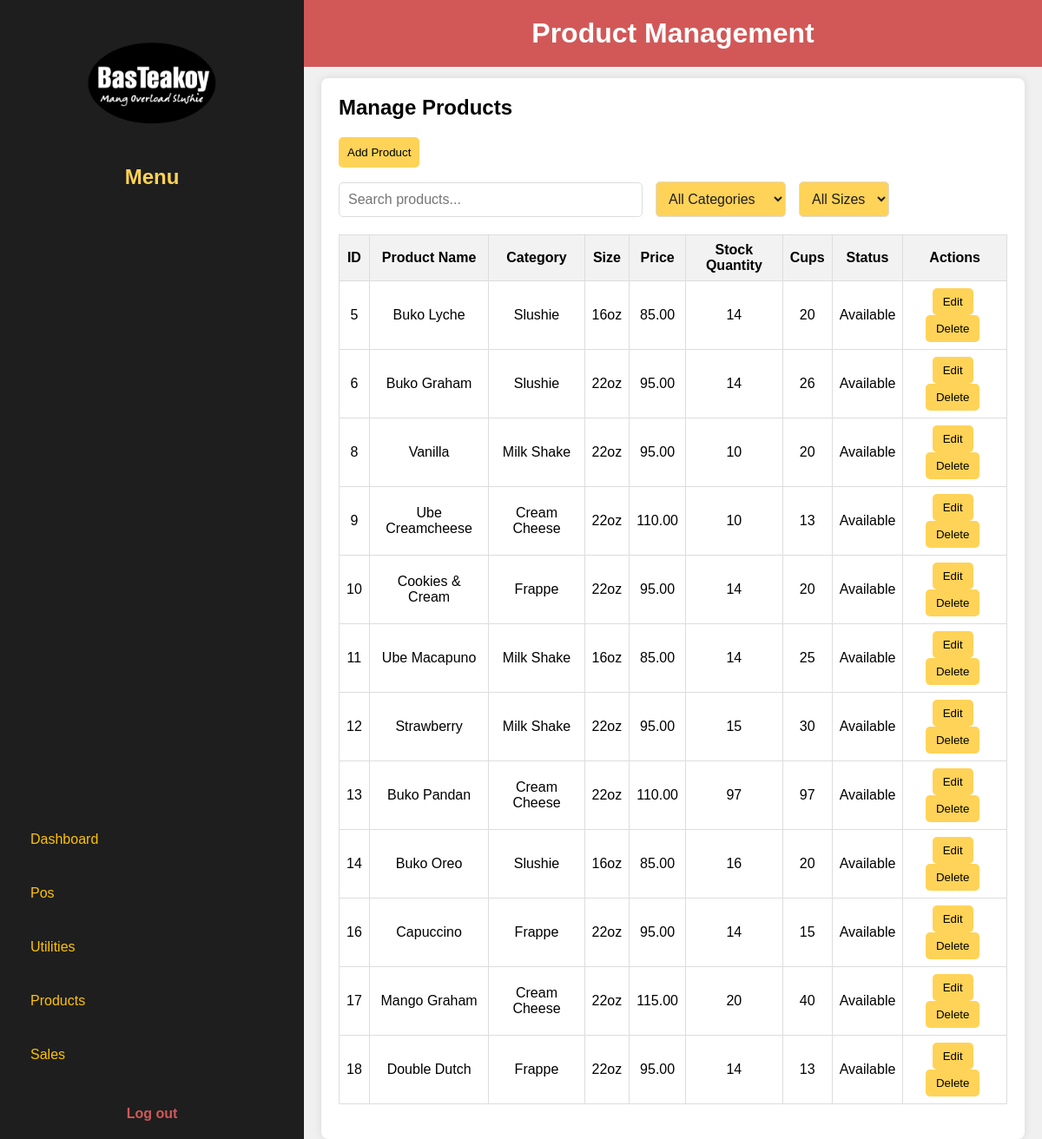
Screenshot of /bkinventory/products.php (signed in) with the database file from the repository.
### tables this page shows
CREATE TABLE `products` (
  `product_id` int(11) NOT NULL,
  `product_name` varchar(100) DEFAULT NULL,
  `product_category` varchar(50) DEFAULT NULL,
  `product_size` varchar(20) DEFAULT NULL,
  `product_selling_price` decimal(10,2) DEFAULT NULL,
  `invested_price` decimal(10,2) DEFAULT NULL,
  `product_stock_quantity` int(11) DEFAULT NULL,
  `product_cups` int(11) DEFAULT NULL,
  `product_status` enum('Available','Not Available') DEFAULT NULL,
  `product_edit_by` int(11) DEFAULT NULL,
  `product_last_edit_by` int(11) DEFAULT NULL,
  `product_last_edited` datetime DEFAULT current_timestamp(),
  `product_image` varchar(255) DEFAULT NULL
);

### bkinventory/products.php (the view, shortened to what this page needs)
<?php
$con = connection();
$query = "SELECT * FROM Products";
$products_result = mysqli_query($con, $query);
?>
<!DOCTYPE html>
<html lang="en">
<head>
    <link rel="stylesheet" href="css/products.css">
</head>
<body>
    <div class="dashboard-container">
        <aside class="sidebar">
            <div class="logo">
                <img src="img/logo.png" alt="BasTeakoy Logo">
                <h2>Menu</h2>
            </div>
            <nav>
                <ul>
                    <li><a href="admin_dashboard.php" onclick="showSection('dashboard')">Dashboard</a></li>
                    <li><a href="admin_pos.php" onclick="showSection('home')">Pos</a></li>
                    <li><a href="utilities.php" onclick="showSection('utilities')">Utilities</a></li>
                    <li><a href="products.php" onclick="showSection('products')">Products</a></li>
                    <li><a href="sales.php" onclick="showSection('sales')">Sales</a></li>
                </ul>
                <div class="logout">
                    <a href="logout.php" onclick="return confirm('Do you want to logout from this page?');">Log out</a>
                </div>
            </nav>
        </aside>
        <main class="main-content">
            <header class="dashboard-header">
                <h1>Product Management</h1>
            </header>
            <section class="dashboard-content">
                <div class="product-management">
                    <h2>Manage Products</h2>
                    <button id="addProductBtn" class="btn-add">Add Product</button>
                    <div class="search-sort-container">
                        <input type="text" id="searchBar" placeholder="Search products...">
                        <select id="categorySort">
                            <option value="">All Categories</option>
                        </select>
                        <select id="sizeSort">
                            <option value="">All Sizes</option>
                        </select>
                    </div>
                    <table id="productTable">
                        <thead>
                            <tr>
                                <th>ID</th>
                                <th>Product Name</th>
                                <th>Category</th>
                                <th>Size</th>
                                <th>Price</th>
                                <th>Stock Quantity</th>
                                <th>Cups</th>
                                <th>Status</th>
                                <th>Actions</th>
                            </tr>
                        </thead>
                        <tbody>
                        <?php while ($row = $products_result->fetch_assoc()): ?>
                                <tr>
                                    <td><?php echo htmlspecialchars($row['product_id']); ?></td>
                                    <td><?php echo htmlspecialchars($row['product_name']); ?></td>
                                    <td><?php echo htmlspecialchars($row['product_category']); ?></td>
                                    <td><?php echo htmlspecialchars($row['product_size']); ?></td>
                                    <td><?php echo htmlspecialchars($row['product_selling_price']); ?></td>
                                    <td><?php echo htmlspecialchars($row['product_stock_quantity']); ?></td>
                                    <td><?php echo htmlspecialchars($row['product_cups']); ?></td>
                                    <td><?php echo htmlspecialchars($row['product_status']); ?></td>
                                    <td>
                                        <button class="edit-btn"
                                            data-id="<?php echo $row['product_id']; ?>"
                                            data-name="<?php echo htmlspecialchars($row['product_name']); ?>"
                                            data-category="<?php echo htmlspecialchars($row['product_category']); ?>"
                                            data-size="<?php echo htmlspecialchars($row['product_size']); ?>"
                                            data-price="<?php echo htmlspecialchars($row['product_selling_price']); ?>"
                                            data-invested_price="<?php echo htmlspecialchars($row['invested_price']); ?>"
                                            data-stock="<?php echo htmlspecialchars($row['product_stock_quantity']); ?>"
                                            data-cups="<?php echo htmlspecialchars($row['product_cups']); ?>"
                                            data-status="<?php echo htmlspecialchars($row['product_status']); ?>"
                                            data-image="<?php echo htmlspecialchars($row['product_image']); ?>">
                                            Edit
                                        </button>
                                        <button class="delete-btn" data-id="<?php echo $row['product_id']; ?>">Delete</button>
                                    </td>
                                </tr>
                            <?php endwhile; ?>
                        </tbody>
                    </table>
                </div>
            </section>
        </main>
    </div>
</body>
</html>

### bkinventory/css/products.css (style rules this page uses)
* { margin: 0; padding: 0; box-sizing: border-box; }
body { font-family: 'General Sans', sans-serif; background-color: #F0F0F0; overflow: hidden; }
body { margin: 0; font-family: 'General Sans', sans-serif; }
.dashboard-container { display: flex; flex-direction: column; }
@media (min-width: 769px) { .dashboard-container { flex-direction: row; } }
.sidebar { background-color: #1E1E1E; color: #FFD357; width: 350px; height: 100%; padding: 20px; position: fixed; top: 0; left: 0; display: flex; flex-direction: column; justify-content: space-between; }
.sidebar .logo { text-align: center; }
.sidebar .logo img { width: 150px; }
.sidebar h2, .sidebar p { margin: 16px 8px; font-weight: bold; }
.sidebar nav ul { list-style: none; padding-bottom: 16px; }
.sidebar nav ul li { margin: 24px 0; transition: background-color 0.3s ease, color 0.3s ease; }
.sidebar nav ul li a { text-decoration: none; color: #FFC300; font-weight: 500; display: block; padding: 10px 15px; border-radius: 5px; transition: background-color 0.3s ease, color 0.3s ease; }
.sidebar .logout { text-align: center; }
.sidebar .logout a { color: #D25858; text-decoration: none; font-weight: bold; }
.dashboard-header { background-color: #D25858; color: white; padding: 20px; text-align: center; position: fixed; width: calc(100% - 350px); top: 0; left: 350px; z-index: 2; }
.main-content { margin-left: 350px; padding-top: 70px; flex-grow: 1; overflow-y: auto; position: relative; z-index: 1; }
.dashboard-content { height: calc(100vh - 70px); position: relative; background-size: cover; background-position: center; background-repeat: no-repeat; z-index: 1; padding: 20px; }
.edit-btn, .delete-btn { background-color: #FFD357; border: none; padding: 8px 12px; cursor: pointer; margin-right: 5px; border-radius: 5px; }
.product-management { background-color: white; padding: 20px; border-radius: 8px; box-shadow: 0 0 10px rgba(0, 0, 0, 0.1); }
.product-management h2 { margin-bottom: 20px; }
#productTable { width: 100%; border-collapse: collapse; margin-bottom: 20px; }
#productTable th, #productTable td { border: 1px solid #ddd; padding: 8px; text-align: center; }
#productTable th { background-color: #f2f2f2; }
.btn-add { background-color: #FFD357; color: #000; padding: 10px; border: none; border-radius: 5px; cursor: pointer; margin-bottom: 16px; font: weight 500px; }
input { width: 100%; padding: 10px; border: 1px solid #ddd; border-radius: 5px; }
#searchBar { padding: 10px; border: 1px solid #ddd; border-radius: 5px; width: 350px; font-size: 16px; }
.search-sort-container { display: flex; justify-content: flex-start; align-items: center; gap: 15px; margin-bottom: 20px; }
#categorySort, #sizeSort { padding: 10px; border: 1px solid #ddd; border-radius: 5px; background-color: #FFD357; color: #1E1E1E; font-size: 16px; cursor: pointer; }
#categorySort option, #sizeSort option { background-color: #FFD357; color: #1E1E1E; }

### rows the page displays
products: product_id "5", product_name "Buko Lyche", product_category "Slushie", product_size "16oz", product_selling_price "85.00", product_stock_quantity "14", product_cups "20", product_status "Available"
products: product_id "6", product_name "Buko Graham", product_category "Slushie", product_size "22oz", product_selling_price "95.00", product_stock_quantity "14", product_cups "26", product_status "Available"
products: product_id "8", product_name "Vanilla", product_category "Milk Shake", product_size "22oz", product_selling_price "95.00", product_stock_quantity "10", product_cups "20", product_status "Available"
products: product_id "9", product_name "Ube Creamcheese", product_category "Cream Cheese", product_size "22oz", product_selling_price "110.00", product_stock_quantity "10", product_cups "13", product_status "Available"
products: product_id "10", product_name "Cookies & Cream", product_category "Frappe", product_size "22oz", product_selling_price "95.00", product_stock_quantity "14", product_cups "20", product_status "Available"
products: product_id "11", product_name "Ube Macapuno", product_category "Milk Shake", product_size "16oz", product_selling_price "85.00", product_stock_quantity "14", product_cups "25", product_status "Available"
products: product_id "12", product_name "Strawberry", product_category "Milk Shake", product_size "22oz", product_selling_price "95.00", product_stock_quantity "15", product_cups "30", product_status "Available"
products: product_id "13", product_name "Buko Pandan", product_category "Cream Cheese", product_size "22oz", product_selling_price "110.00", product_stock_quantity "97", product_cups "97", product_status "Available"
products: product_id "14", product_name "Buko Oreo", product_category "Slushie", product_size "16oz", product_selling_price "85.00", product_stock_quantity "16", product_cups "20", product_status "Available"
products: product_id "16", product_name "Capuccino", product_category "Frappe", product_size "22oz", product_selling_price "95.00", product_stock_quantity "14", product_cups "15", product_status "Available"
products: product_id "17", product_name "Mango Graham", product_category "Cream Cheese", product_size "22oz", product_selling_price "115.00", product_stock_quantity "20", product_cups "40", product_status "Available"
products: product_id "18", product_name "Double Dutch", product_category "Frappe", product_size "22oz", product_selling_price "95.00", product_stock_quantity "14", product_cups "13", product_status "Available"
